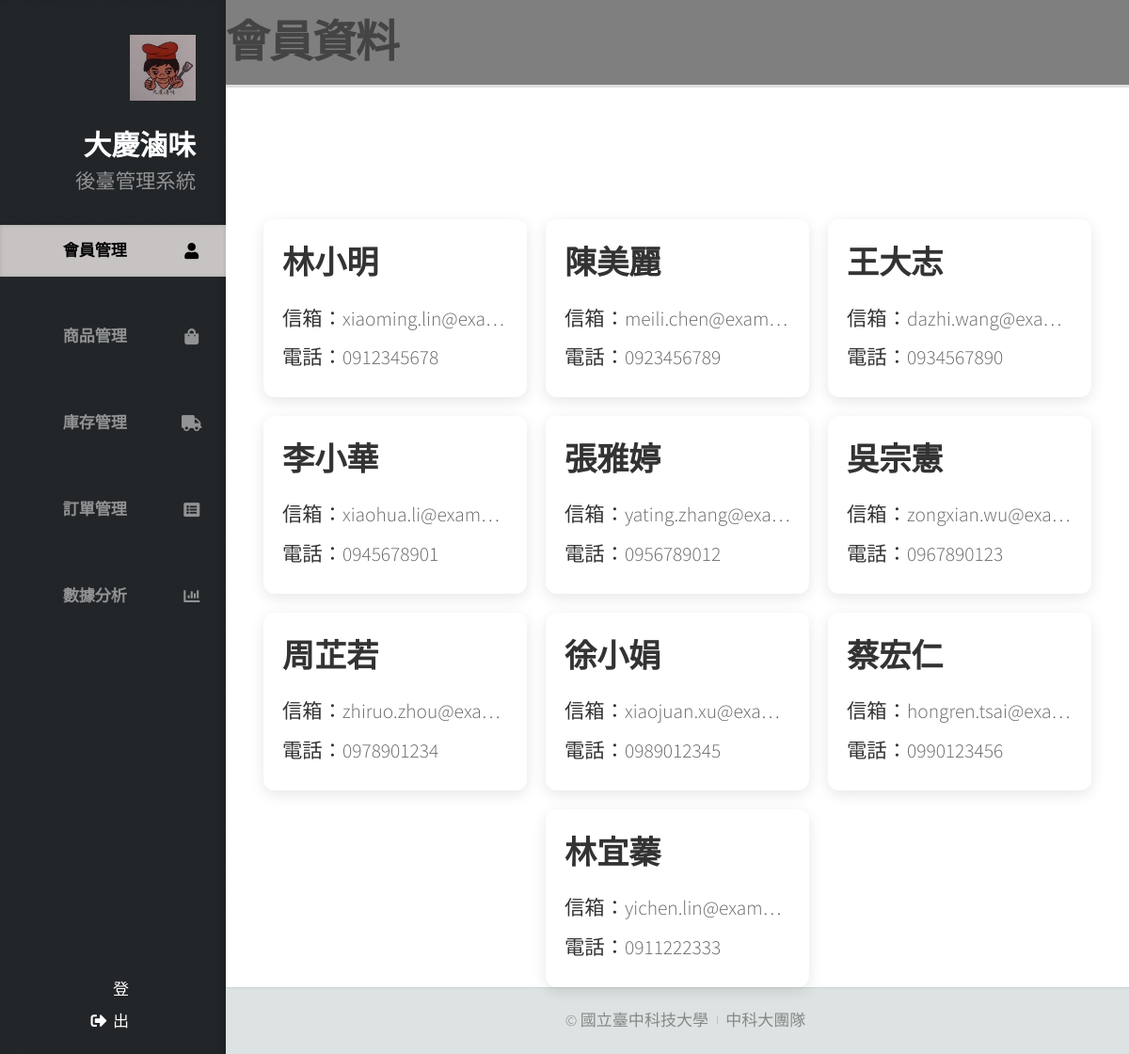
The app's page /Backstage/index.php (signed in), older data.
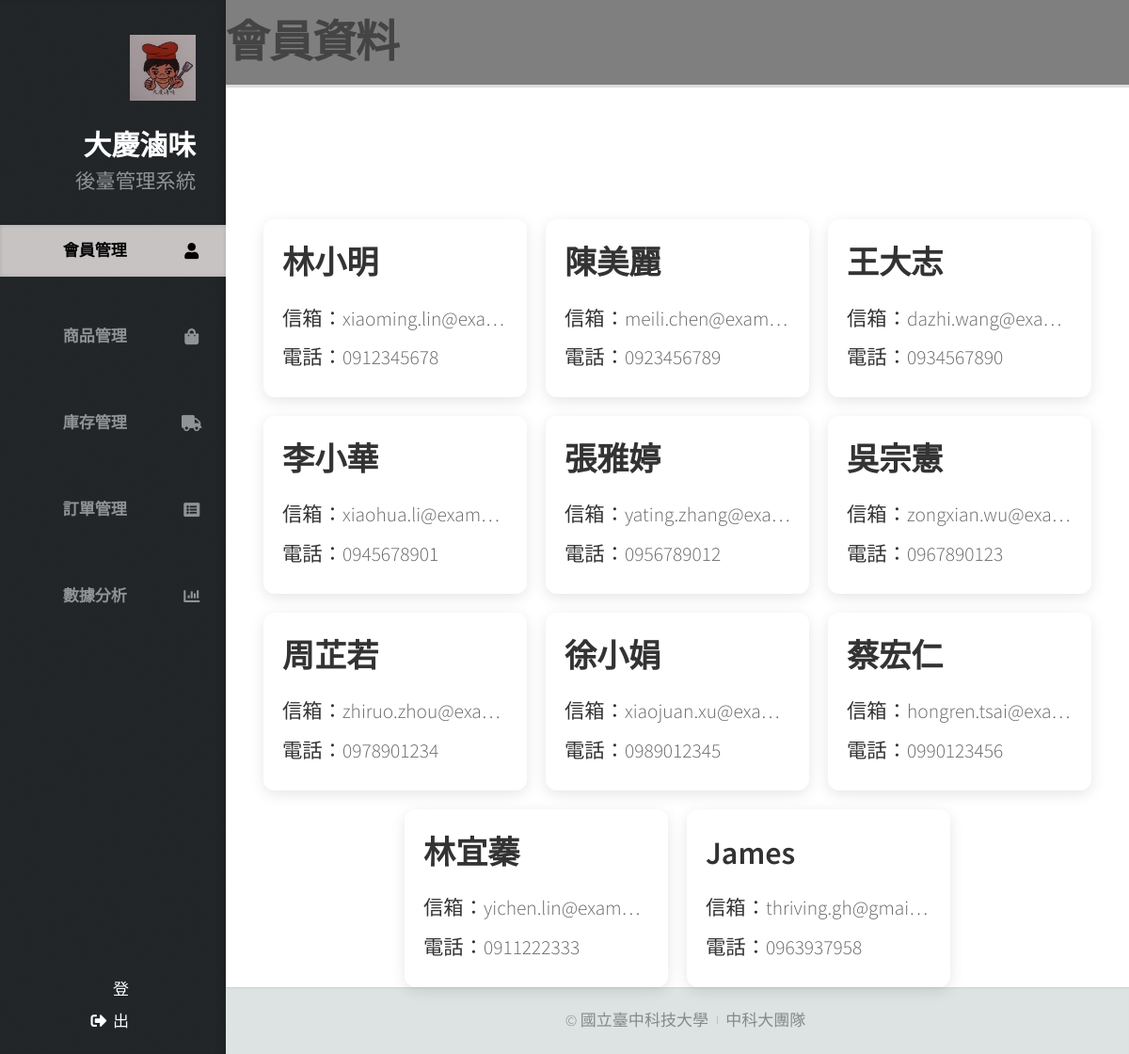
The same page, newer data.
### tables this page shows
CREATE TABLE `customer` (
  `Customer_ID` int(11) NOT NULL COMMENT '顧客 ID',
  `Customer_name` varchar(100) DEFAULT NULL COMMENT '顧客姓名',
  `Customer_mail` varchar(100) DEFAULT NULL COMMENT '顧客電子郵件',
  `Customer_phone` varchar(20) DEFAULT NULL COMMENT '顧客電話'
);

### Backstage/index.php (the view, shortened to what this page needs)
<!DOCTYPE HTML>
<html>
<head>
  <link rel="stylesheet" href="assets/css/main.css" />
  <link rel="stylesheet" href="assets/css/members.css" />
  <link rel="stylesheet" href="https://cdn.jsdelivr.net/npm/sweetalert2@11.0.18/dist/sweetalert2.min.css">
</head>
<body class="is-preload">
  <div id="header">
      <div class="top">
        <div id="logo">
          <div class="image">
            <span class="image avatar48"><img src="images/LOGOS.jpg" alt="" /></span>
          </div>
          <div class="content">
            <h1 id="title">大慶滷味</h1>
            <p>後臺管理系統</p>
          </div>
        </div>
        <nav id="nav">
          <ul>
            <li><a href="index.php" id="top-link"><span class="icon solid fa-user" style="color: #000;">會員管理</span></a></li>
            <li><a href="commodity.php" id="portfolio-link" data-username="<?php echo $_SESSION['username']; ?>"><span class="icon solid fa-shopping-bag">商品管理</span></a></li>
            <li><a href="commrid.php" id="porrid-link" data-username="<?php echo $_SESSION['username']; ?>"><span class="icon solid fa-truck">庫存管理</span></a></li>
            <li><a href="order_history.php" id="about-link" data-username="<?php echo $_SESSION['username']; ?>"><span class="icon solid fa-list-alt">訂單管理</span></a></li>
            <li><a href="dataanalysis.php" id="contact-link" data-username="<?php echo $_SESSION['username']; ?>"><span class="icon solid fa-chart-bar">數據分析</span></a></li>
          </ul>
        </nav>
      </div>
      <div class="bottom">
        <ul class="icons">
          <li><span class="icon solid fa-sign-out-alt"><a href="logout.php">登出</a></span></li>
        </ul>
      </div>
  </div>
  <div id="main">
    <h2 class="member-title">會員資料</h2>
    <div class="member-container">
      <?php
      include("db_connection.php");
      $sql = "SELECT Customer_name, Customer_mail, Customer_phone FROM customer";
      $result = $conn->query($sql);
      if ($result->num_rows > 0):
        while ($row = $result->fetch_assoc()): ?>
          <div class="member-card">
            <h3><?php echo htmlspecialchars($row['Customer_name']); ?></h3>
            <p><strong>信箱：</strong><?php echo htmlspecialchars($row['Customer_mail']); ?></p>
            <p><strong>電話：</strong><?php echo htmlspecialchars($row['Customer_phone']); ?></p>
          </div>
      <?php endwhile;
      else: ?>
        <p>目前無會員資料。</p>
      <?php endif;
      ?>
    </div>
  </div>
  <div id="footer">
    <ul class="copyright">
      <li>&copy; 國立臺中科技大學</li><li>中科大團隊 </li>
    </ul>
  </div>
</body>
</html>

### Backstage/assets/css/members.css (style rules this page uses)
#top-link { background: rgb(199, 195, 195); box-shadow: inset 0 0 0.25em 0 rgba(0, 0, 0, 0.125); }
body .member-title { margin-bottom: 20px; font-size: 2.2em; font-weight: bold; text-align: left; color: #444; padding: 10px 0; border-bottom: 3px solid #ddd; }
body .member-container { display: flex; flex-wrap: wrap; gap: 20px; padding-top: 120px; justify-content: center; }
body .member-card { background-color: white; border-radius: 12px; padding: 20px; width: 280px; box-shadow: 0 4px 15px rgba(0, 0, 0, 0.1); transition: transform 0.3s ease, box-shadow 0.3s ease; word-wrap: break-word; overflow-wrap: break-word; }
body .member-card h3 { margin: 0 0 15px; font-size: 1.6em; color: #333; font-weight: 600; }
body .member-card p { margin: 4px 0; color: #666; font-size: 1em; white-space: nowrap; overflow: hidden; text-overflow: ellipsis; cursor: pointer; }
body .member-card p strong { color: #333; }

Row changes from the older to the newer data that the page shows:
added customer: Customer_name "James", Customer_mail "thriving.gh@gmai…", Customer_phone "0963937958"
